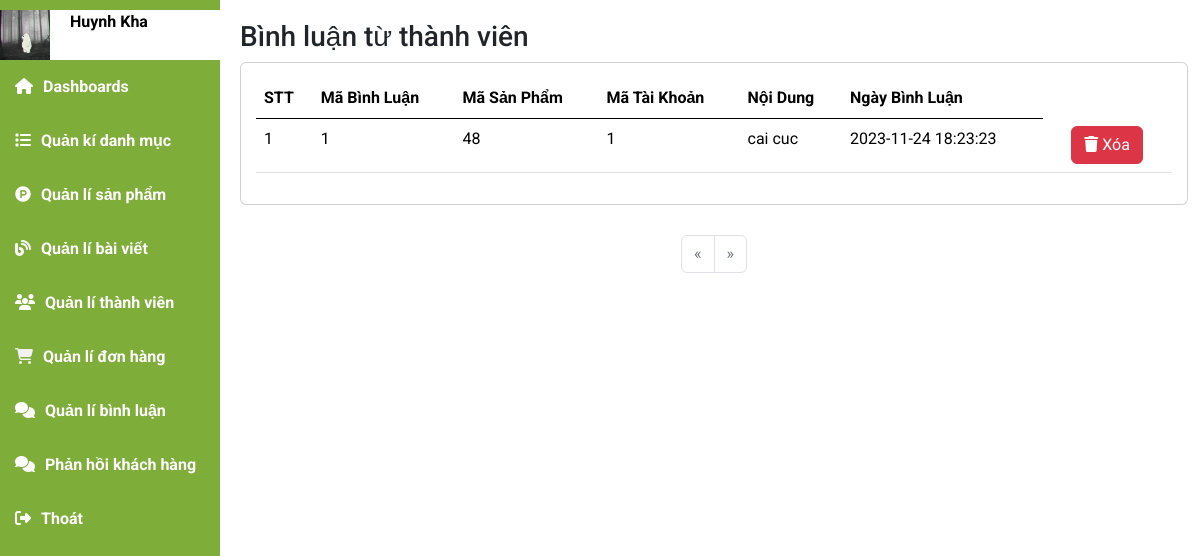
The page /index.php?mod=admin&act=admin_cmt (signed in) on the database its author committed.
### tables this page shows
CREATE TABLE `binhluan` (
  `MaBL` int NOT NULL,
  `MaSP` int NOT NULL,
  `MaTK` int NOT NULL,
  `NoiDung` text NOT NULL,
  `NgayBL` datetime NOT NULL DEFAULT CURRENT_TIMESTAMP
);

### model/m_pdo.php (called while the page is built, shortened)
<?php
function pdo_get_connection(){
    $dburl = "mysql:host=localhost;dbname=organic;charset=utf8";
    $username = 'root';
    $password = '';
    $conn = new PDO($dburl, $username, $password);
    $conn->setAttribute(PDO::ATTR_ERRMODE, PDO::ERRMODE_EXCEPTION);
    return $conn;
}
function pdo_query($sql){
    $sql_args = array_slice(func_get_args(), 1);
    try{
        $conn = pdo_get_connection();
        $stmt = $conn->prepare($sql);
        $stmt->execute($sql_args);
        $rows = $stmt->fetchAll();
        return $rows;
    }
    catch(PDOException $e){
        throw $e;
    }
    finally{
        unset($conn);
    }
}
function pdo_query_value($sql){
    $sql_args = array_slice(func_get_args(), 1);
    try{
        $conn = pdo_get_connection();
        $stmt = $conn->prepare($sql);
        $stmt->execute($sql_args);
        $row = $stmt->fetch(PDO::FETCH_ASSOC);
        return array_values($row)[0];
    }
    catch(PDOException $e){
        throw $e;
    }
    finally{
        unset($conn);
    }
}

### model/m_admin.php (called while the page is built, shortened)
<?php
    include_once 'model/m_pdo.php';
        function get_cmtadmin($page=1){
            $BatDau = ($page - 1) * 6;
            return pdo_query("SELECT * FROM binhluan LIMIT $BatDau,6");
        }
        function binhluan_adminPage(){
            return pdo_query_value("SELECT COUNT(*) FROM binhluan");
        }
?>

### view/admin/v_admin_cmt.php (the view, shortened to what this page needs)
<div class="main-content">
    <h3 class="title-page">
        Bình luận từ thành viên
    </h3>
    <section class="row">
        <div class="col-sm-12 col-md-12 col xl-12">
            <div class="card chart">
                <table class="table">
                    <thead>
                        <tr>
                            <th>STT</th>
                            <th>Mã Bình Luận</th>
                            <th>Mã Sản Phẩm</th>
                            <th>Mã Tài Khoản</th>
                            <th>Nội Dung</th>
                            <th>Ngày Bình Luận</th>
                        </tr>
                    </thead>
                    <tbody>
                        <?php
                            $stt = 1;
                            foreach($cmtall as $comment):
                        ?>
                        <tr>
                            <td><?=$stt?></td>
                            <td><?=$comment['MaBL']?></td>
                            <td><?=$comment['MaSP']?></td>
                            <td><?=$comment['MaTK']?></td>
                            <td><?=$comment['NoiDung']?></td>
                            <td><?=$comment['NgayBL']?></td>
                            <td>
                            <td>
                                <a href="index.php?mod=admin&act=admin_delete_cmt&MaBL=<?=$comment['MaBL']?>" class="btn btn-danger"><i class="fa-solid fa-trash"></i> Xóa</a>
                            </td>
                            </td>
                        </tr>
                        <?php
                            $stt++;
                            endforeach;
                        ?>
                    </tbody>
                </table>
            </div>
        </div>
    </section>
    <div class="admin__pagein">
        <ul class="pagination">
            <li class="page-item <?= ($page <= 1) ? "disabled" : ""?>">
                <a class="page-link" href="index.php?mod=admin&act=admin_cmt&page=<?=$page-1?>" aria-label="Previous">
                    <span aria-hidden="true">&laquo;</span>
                </a>
            </li>
                <li class="page-item <?= ($page >= $SoTrang) ? "disabled" : ""?>">
                <a class="page-link" href="index.php?mod=admin&act=admin_cmt&page=<?=$page+1?>" aria-label="Next">
                    <span aria-hidden="true">&raquo;</span>
                </a>
            </li>
        </ul>
    </div>
</div>

### view/css/admin.css (style rules this page uses)
* { padding: 0; margin: 0; box-sizing: border-box; font-family: 'Roboto', sans-serif; }
body { background-color: #e6e6e6; }
.main-content { padding-left: 240px; padding-bottom: 20px; }
.main-content .title-page { padding-top: 20px; }
.chart { padding: 15px; border-radius: 10px; }
.admin__pagein { display: flex; justify-content: center; padding-top: 30px; }

### rows shown on the page
binhluan: MaBL "1", MaSP "48", MaTK "1", NoiDung "cai cuc", NgayBL "2023-11-24 18:23:23"

### other values the page prints
$_SESSION['user']['HoTen'] "Huynh Kha"
